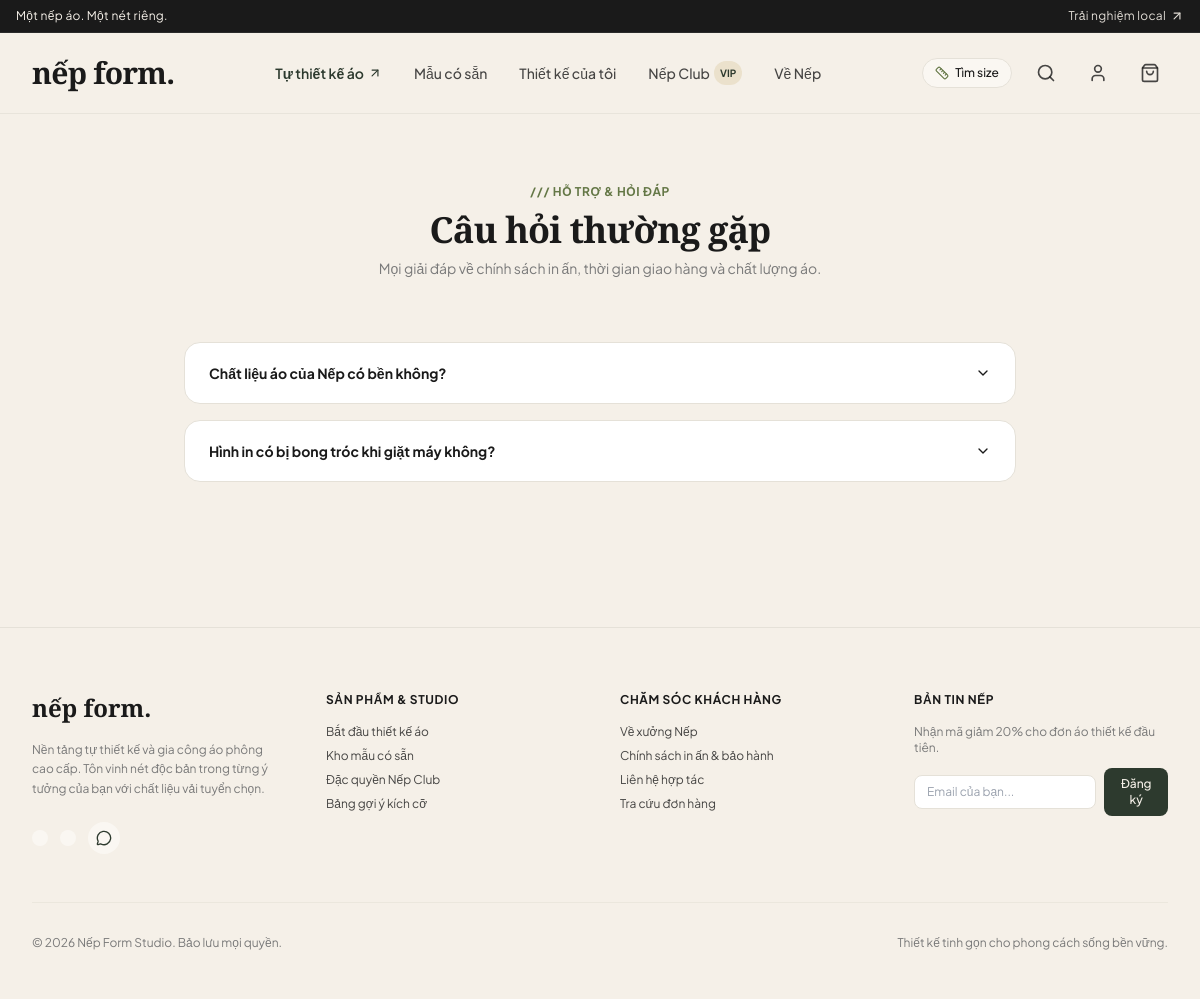
Screenshot of /faq/ with the database file from the repository.
### apps/cms/models.py (models this page shows, shortened)
class FAQ(TimeStampedModel):
    question = models.CharField(max_length=255, verbose_name="Câu hỏi")
    answer = models.TextField(verbose_name="Câu trả lời")
    display_order = models.PositiveIntegerField(default=0)
    is_active = models.BooleanField(default=True)
    class Meta:
        verbose_name = "Câu hỏi thường gặp (FAQ)"
        verbose_name_plural = "Câu hỏi thường gặp"
        ordering = ['display_order']

### apps/core/views.py (the view)
# urls.py: path('faq/', views.faq_view, name='faq'),
def faq_view(request):
    faqs = FAQ.objects.filter(is_active=True)
    return render(request, 'pages/faq.html', {'faqs': faqs})

### apps/core/context_processors.py (called while the page is built)
def global_context(request):
    cart_count = 0
    if hasattr(request, 'session'):
        from cart.models import Cart
        cart = None
        if request.user.is_authenticated:
            cart = Cart.objects.filter(user=request.user).first()
        elif request.session.session_key:
            cart = Cart.objects.filter(session_key=request.session.session_key).first()
        if cart:
            cart_count = cart.items.count()
    return {
        'SITE_NAME': 'Nếp Form',
        'SITE_TAGLINE': 'Xưởng áo của bạn',
        'CART_ITEMS_COUNT': cart_count,
    }

### templates/pages/faq.html (shortened to what this page needs)
{% extends 'base.html' %}
{% load static %}
{% block content %}
<div class="max-w-4xl mx-auto px-4 sm:px-6 lg:px-8 py-16">
  <div class="text-center mb-16">
    <span class="text-xs font-bold tracking-wider text-nep-greenMuted uppercase">/// HỖ TRỢ & HỎI ĐÁP</span>
    <h1 class="text-4xl font-serif font-bold text-nep-dark mt-2 tracking-tight">Câu hỏi thường gặp</h1>
    <p class="text-sm text-nep-gray mt-2">Mọi giải đáp về chính sách in ấn, thời gian giao hàng và chất lượng áo.</p>
  </div>
  <div class="space-y-4" x-data="{ active: null }">
    {% for f in faqs %}
      <div class="bg-white rounded-2xl border border-nep-grayLight overflow-hidden">
        <button @click="active = active === {{ forloop.counter }} ? null : {{ forloop.counter }}" class="w-full px-6 py-5 text-left flex justify-between items-center text-sm font-bold text-nep-dark hover:bg-nep-creamLight/50 transition">
          <span>{{ f.question }}</span>
          <i data-lucide="chevron-down" class="w-4 h-4 transform transition-transform" :class="active === {{ forloop.counter }} ? 'rotate-180' : ''"></i>
        </button>
      </div>
    {% endfor %}
  </div>
</div>
{% endblock %}

### templates/base.html (style rules this page uses)
body { background-color: #F5F0E8; color: #1A1A1A; }

### rows the page displays
FAQ: question "Chất liệu áo của Nếp có bền không?"
FAQ: question "Hình in có bị bong tróc khi giặt máy không?"
